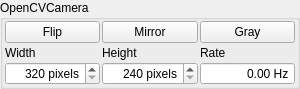
<?xml version="1.0" encoding="UTF-8"?>
<ui version="4.0">
 <class>QOpenCVWidget</class>
 <widget class="QWidget" name="QOpenCVWidget">
  <property name="geometry">
   <rect>
    <x>0</x>
    <y>0</y>
    <width>300</width>
    <height>89</height>
   </rect>
  </property>
  <property name="windowTitle">
   <string>QOpenCVWidget</string>
  </property>
  <layout class="QVBoxLayout" name="verticalLayout">
   <property name="spacing">
    <number>0</number>
   </property>
   <property name="leftMargin">
    <number>0</number>
   </property>
   <property name="topMargin">
    <number>0</number>
   </property>
   <property name="rightMargin">
    <number>0</number>
   </property>
   <property name="bottomMargin">
    <number>0</number>
   </property>
   <item>
    <widget class="QGroupBox" name="cameraBox">
     <property name="title">
      <string>OpenCVCamera</string>
     </property>
     <layout class="QGridLayout" name="gridLayout">
      <property name="leftMargin">
       <number>2</number>
      </property>
      <property name="topMargin">
       <number>1</number>
      </property>
      <property name="rightMargin">
       <number>2</number>
      </property>
      <property name="bottomMargin">
       <number>1</number>
      </property>
      <property name="horizontalSpacing">
       <number>2</number>
      </property>
      <property name="verticalSpacing">
       <number>1</number>
      </property>
      <item row="0" column="0">
       <widget class="QPushButton" name="flipped">
        <property name="text">
         <string>Flip</string>
        </property>
        <property name="checkable">
         <bool>true</bool>
        </property>
       </widget>
      </item>
      <item row="0" column="1">
       <widget class="QPushButton" name="mirrored">
        <property name="text">
         <string>Mirror</string>
        </property>
        <property name="checkable">
         <bool>true</bool>
        </property>
       </widget>
      </item>
      <item row="0" column="2">
       <widget class="QPushButton" name="gray">
        <property name="text">
         <string>Gray</string>
        </property>
        <property name="checkable">
         <bool>true</bool>
        </property>
       </widget>
      </item>
      <item row="1" column="0">
       <widget class="QLabel" name="labelWidth">
        <property name="text">
         <string>Width</string>
        </property>
        <property name="buddy">
         <cstring>width</cstring>
        </property>
       </widget>
      </item>
      <item row="1" column="1">
       <widget class="QLabel" name="labelHeight">
        <property name="text">
         <string>Height</string>
        </property>
        <property name="buddy">
         <cstring>height</cstring>
        </property>
       </widget>
      </item>
      <item row="1" column="2">
       <widget class="QLabel" name="labelRate">
        <property name="text">
         <string>Rate</string>
        </property>
        <property name="buddy">
         <cstring>rate</cstring>
        </property>
       </widget>
      </item>
      <item row="2" column="0">
       <widget class="QSpinBox" name="width">
        <property name="alignment">
         <set>Qt::AlignRight|Qt::AlignTrailing|Qt::AlignVCenter</set>
        </property>
        <property name="suffix">
         <string> pixels</string>
        </property>
        <property name="minimum">
         <number>320</number>
        </property>
        <property name="maximum">
         <number>1280</number>
        </property>
       </widget>
      </item>
      <item row="2" column="1">
       <widget class="QSpinBox" name="height">
        <property name="alignment">
         <set>Qt::AlignRight|Qt::AlignTrailing|Qt::AlignVCenter</set>
        </property>
        <property name="suffix">
         <string> pixels</string>
        </property>
        <property name="minimum">
         <number>240</number>
        </property>
        <property name="maximum">
         <number>1024</number>
        </property>
       </widget>
      </item>
      <item row="2" column="2">
       <widget class="QDoubleSpinBox" name="rate">
        <property name="focusPolicy">
         <enum>Qt::WheelFocus</enum>
        </property>
        <property name="alignment">
         <set>Qt::AlignRight|Qt::AlignTrailing|Qt::AlignVCenter</set>
        </property>
        <property name="buttonSymbols">
         <enum>QAbstractSpinBox::NoButtons</enum>
        </property>
        <property name="suffix">
         <string> Hz</string>
        </property>
        <property name="maximum">
         <double>200.000000000000000</double>
        </property>
       </widget>
      </item>
     </layout>
    </widget>
   </item>
  </layout>
 </widget>
 <resources/>
 <connections/>
</ui>
